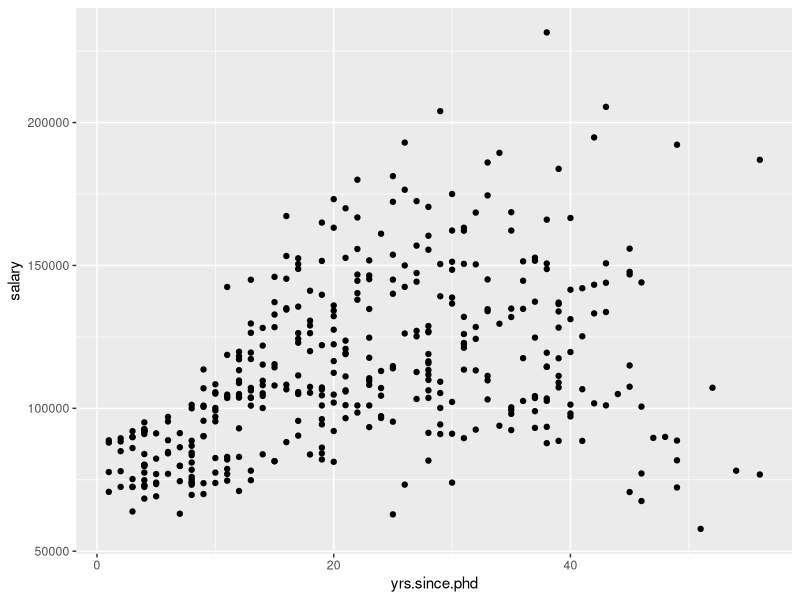
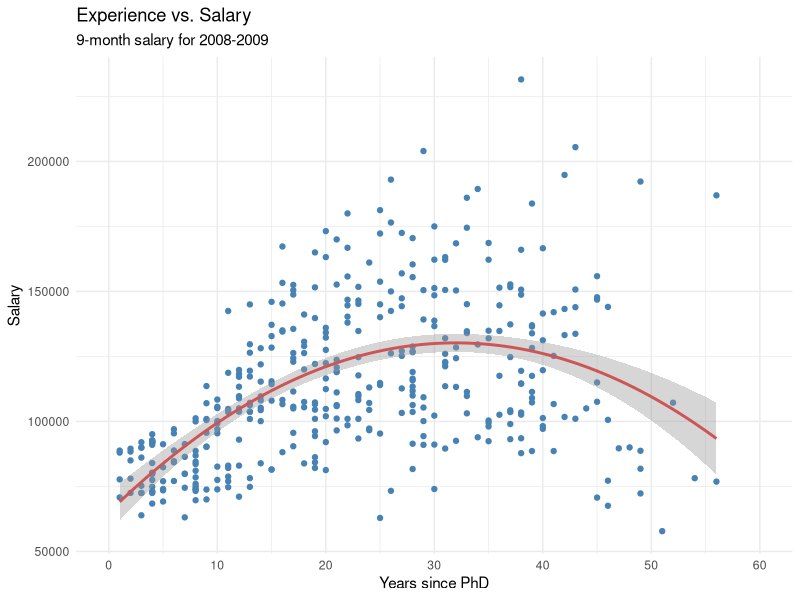

The R source for these figures, in order:
library(ggplot2)
data(Salaries, package= "carData")
ggplot(
  Salaries,
  aes(
    x=yrs.since.phd,
    y=salary,
  )
)+
  geom_point()
  # geom_point(alpha=0.1, size=5, color="indianred3")



# Applying an higher order polynomial formula to the same data
ggplot(Salaries,
       aes(x= yrs.since.phd,
           y= salary)
       )+
  geom_point(color="steelblue")+
  geom_smooth(method="lm",
              formula= y~poly(x,2),
              color="indianred3"
              
              )+
  scale_x_continuous(breaks = seq(0, 60, 10),
                     limits = c(0, 60))+
  labs(x="Years since PhD",
       y="Salary",
       title = "Experience vs. Salary",
       subtitle = "9-month salary for 2008-2009")+
  theme_minimal()